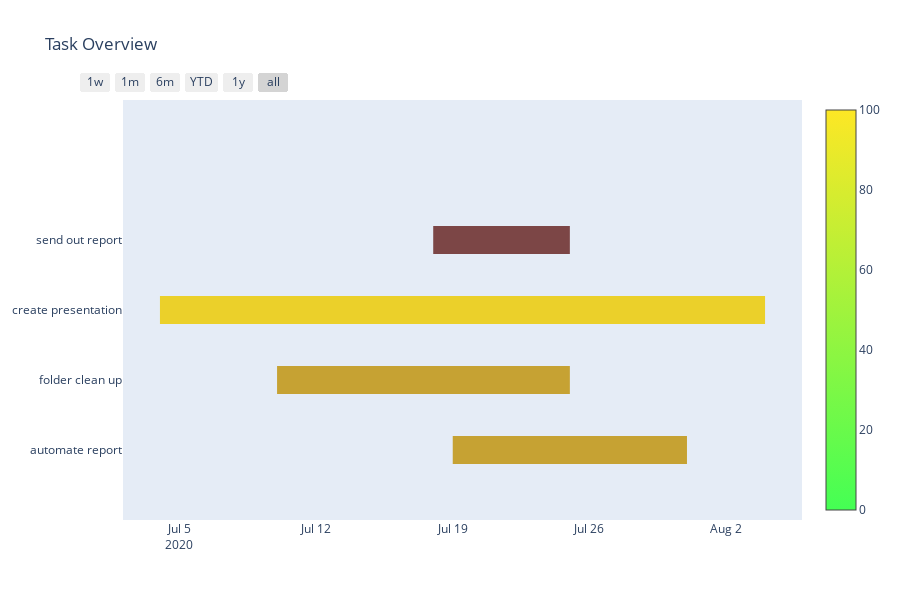

Notebook code cell kept with this figure:
### Markdown cell above
WARNING. The create_gantt function is deprecated!

### Code cell
fig_inter = ff.create_gantt(df, colors='Viridis', index_col='complete', show_colorbar=True, title='Task Overview')
fig_inter

### Figure 1 — Plotly figure (JSON) as saved in the notebook; plotly's stock layout.template omitted (floating-point values rounded to 4 significant figures)
{"data": [{"fill": "toself", "fillcolor": "rgb(123.5, 70.0, 69.9)", "hoverinfo": "name", "legendgroup": "rgb(123.5, 70.0, 69.9)", "mode": "none", "name": "30", "showlegend": false, "type": "scatter", "x": ["2020-07-18T00:00:00", "2020-07-25T00:00:00", "2020-07-25T00:00:00", "2020-07-18T00:00:00"], "y": [2.8, 2.8, 3.2, 3.2]}, {"fill": "toself", "fillcolor": "rgb(197.5, 162.0, 51.1)", "hoverinfo": "name", "legendgroup": "rgb(197.5, 162.0, 51.1)", "mode": "none", "name": "70", "showlegend": false, "type": "scatter", "x": ["2020-07-19T00:00:00", "2020-07-31T00:00:00", "2020-07-31T00:00:00", "2020-07-19T00:00:00", "2020-07-19T00:00:00", "2020-07-10T00:00:00", "2020-07-25T00:00:00", "2020-07-25T00:00:00", "2020-07-10T00:00:00"], "y": [-0.2, -0.2, 0.2, 0.2, null, 0.8, 0.8, 1.2, 1.2]}, {"fill": "toself", "fillcolor": "rgb(234.5, 208.0, 41.699999999999996)", "hoverinfo": "name", "legendgroup": "rgb(234.5, 208.0, 41.699999999999996)", "mode": "none", "name": "90", "showlegend": false, "type": "scatter", "x": ["2020-07-04T00:00:00", "2020-08-04T00:00:00", "2020-08-04T00:00:00", "2020-07-04T00:00:00"], "y": [1.8, 1.8, 2.2, 2.2]}, {"legendgroup": "rgb(123.5, 70.0, 69.9)", "marker": {"color": "rgb(123.5, 70.0, 69.9)", "opacity": 0, "size": 1}, "mode": "markers", "name": "", "showlegend": false, "text": [null, null], "type": "scatter", "x": ["2020-07-18T00:00:00", "2020-07-25T00:00:00"], "y": [3, 3]}, {"legendgroup": "rgb(197.5, 162.0, 51.1)", "marker": {"cmax": 100, "cmin": 0, "color": "rgb(197.5, 162.0, 51.1)", "colorscale": [[0, "rgb(68.0, 1.0, 84.0)"], [1, "rgb(253.0, 231.0, 37.0)"]], "opacity": 0, "showscale": true, "size": 1}, "mode": "markers", "name": "", "showlegend": false, "text": [null, null, null, null], "type": "scatter", "x": ["2020-07-19T00:00:00", "2020-07-31T00:00:00", "2020-07-10T00:00:00", "2020-07-25T00:00:00"], "y": [0, 0, 1, 1]}, {"legendgroup": "rgb(234.5, 208.0, 41.699999999999996)", "marker": {"color": "rgb(234.5, 208.0, 41.699999999999996)", "opacity": 0, "size": 1}, "mode": "markers", "name": "", "showlegend": false, "text": [null, null], "type": "scatter", "x": ["2020-07-04T00:00:00", "2020-08-04T00:00:00"], "y": [2, 2]}], "layout": {"height": 600, "hovermode": "closest", "showlegend": false, "title": {"text": "Task Overview"}, "xaxis": {"rangeselector": {"buttons": [{"count": 7, "label": "1w", "step": "day", "stepmode": "backward"}, {"count": 1, "label": "1m", "step": "month", "stepmode": "backward"}, {"count": 6, "label": "6m", "step": "month", "stepmode": "backward"}, {"count": 1, "label": "YTD", "step": "year", "stepmode": "todate"}, {"count": 1, "label": "1y", "step": "year", "stepmode": "backward"}, {"step": "all"}]}, "showgrid": false, "type": "date", "zeroline": false}, "yaxis": {"autorange": false, "range": [-1, 5], "showgrid": false, "ticktext": ["automate report", "folder clean up", "create presentation", "send out report"], "tickvals": [0, 1, 2, 3], "zeroline": false}}}
